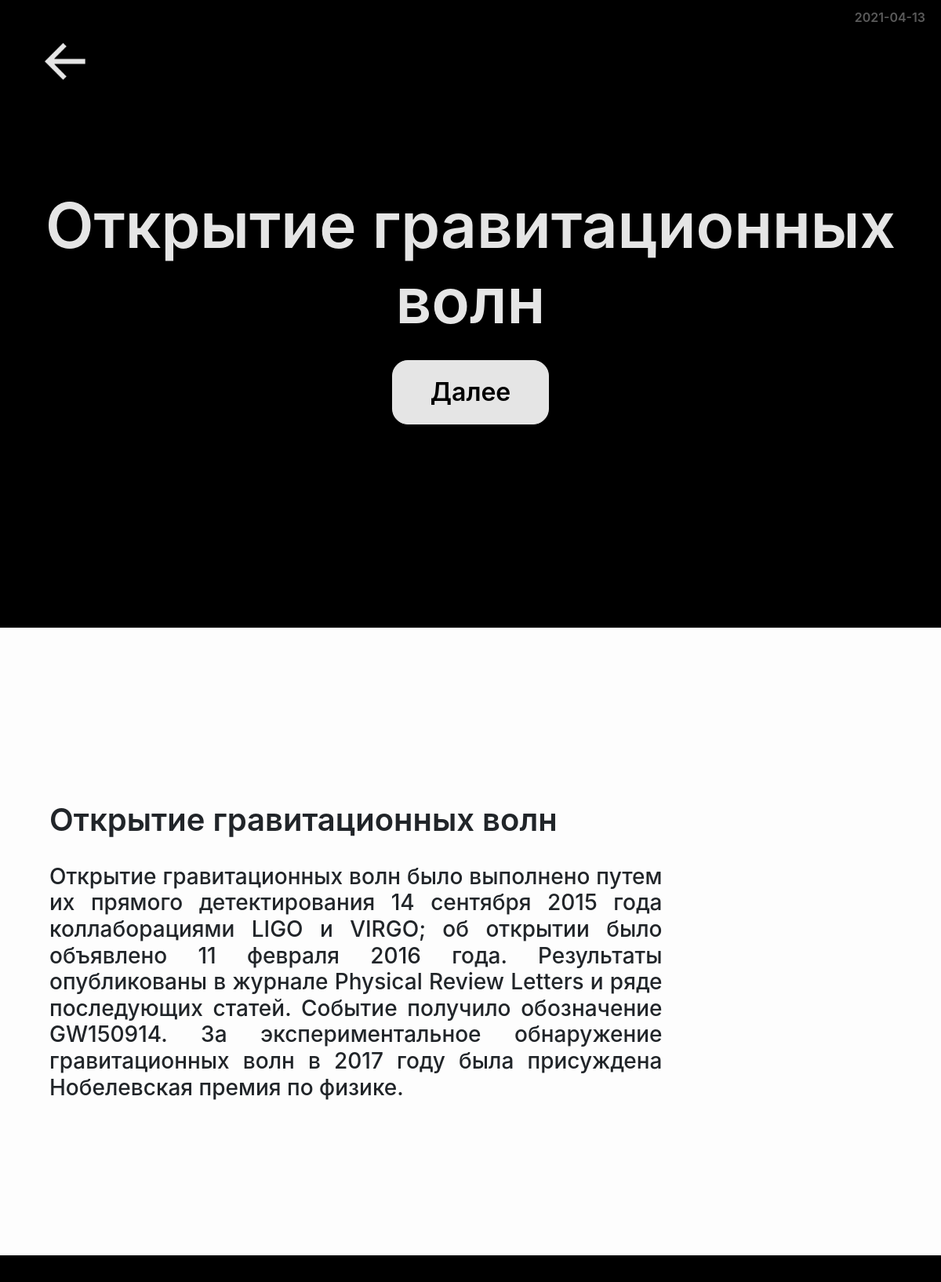
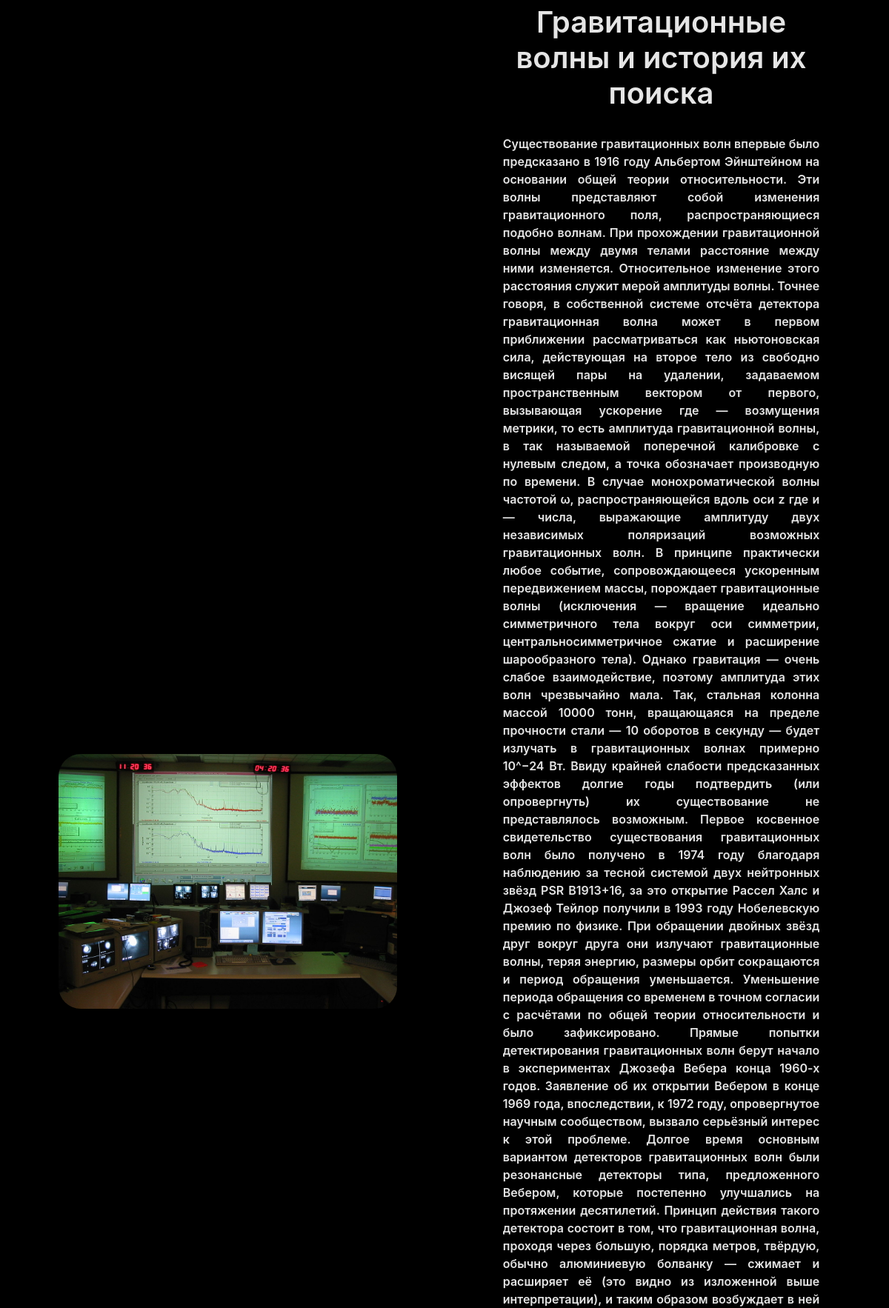
Page /scixxi/public_html/php/articles?articles_id=2 (upper part) on the committed database (2 pictures, top to bottom).
### tables this page shows
CREATE TABLE IF NOT EXISTS `articles` (
  `id` int(11) NOT NULL AUTO_INCREMENT,
  `title` text NOT NULL,
  `h1` text NOT NULL,
  `h2` text NOT NULL,
  `h3` text NOT NULL,
  `p` text NOT NULL,
  `source` text NOT NULL,
  `date` date NOT NULL DEFAULT '2001-01-01',
  `info1` text NOT NULL,
  `info2` text NOT NULL,
  `info3` text NOT NULL,
  `p2` text NOT NULL,
  `p3` text NOT NULL,
  `p4` text NOT NULL,
  `info4` text NOT NULL,
  `pic1` text NOT NULL,
  `pic2` text NOT NULL,
  `mainpic` text NOT NULL,
  PRIMARY KEY (`id`)
);

### scixxi/public_html/php/articles/index.php (the view, shortened to what this page needs)
<?php
$articles_id = (int) $_GET['articles_id'];
$select = mysqli_query($connect, "SELECT * FROM `articles` WHERE `id` = $articles_id");
$fetch = $select->fetch_assoc();
$h1 = $fetch['h1'];
$h2 = $fetch['h2'];
$h3 = $fetch['h3'];
$p  = $fetch['p'];
$date = $fetch['date'];
$info1 = $fetch['info1'];
$pic1 = $fetch['pic1'];
?>
<!DOCTYPE html>
<html lang="en">
<head>
    <link href="../../preloader/preloader.css" rel="stylesheet">
    <link href="../../css/bootstrap.min.css" rel="stylesheet" media="screen">
    <link href="../../css/articless.css" rel="stylesheet" media="screen">
</head>
<body>
<img src="../../img/icons/leftarrow.png" alt="назад" class="snapback_to_previously" onclick="javascript:history.go(-1)">
    <header id="main_head" class="container-fluid text-center">
        <div class="row">
            <h1 class="col-12"><?php echo($h1);?></h1>
            <a href="#heading" id="next">Далее</a>
            <p><?php echo($date);?></p>
        </div>
    </header>
    <section id="heading" class="container-fluid py-2">
        <div class="row">
            <h2 class="col-12 col-lg-9 px-5"><?php echo($h2);?></h2>
            <h3 class="col-12 col-lg-9 px-5"><?php echo($h3);?></h3>
        </div>
    </section>
    <section id="section1" class="container-fluid py-2">
        <div class="row">
            <div class=" d-lg-flex col-lg-5 d-none  align-items-center">
                <img src="../../img/articlesIMG/<?php echo($pic1);?>" alt="Картинка не загрузилась">
            </div>
            <div class="col-12 col-lg-5">
                <h2 class="col-12"><?php echo($p);?></h2>
                <p class="col-12"><?php echo($info1);?></p>
            </div>
        </div>
    </section>
</body>
</html>

### scixxi/public_html/preloader/preloader.css (style rules this page uses)
body { margin: 0; }

### scixxi/public_html/css/articless.css (style rules this page uses)
* { font-weight: 600; user-select: none; text-decoration: none; outline: none; }
a { color: #e5e5e5; transition: 0.4s; }
img { width: 100%; height: fit-content; border-radius: 30px; }
.row { justify-content: space-around; width: 100%; }
header, section { min-height: 100vh; align-items: center; display: flex; flex-wrap: wrap; justify-content: center; background-color: #fdfdfd; }
header, #section1, #section3 { background-color: #000; color: #e5e5e5; }
header div p { color: rgb(90, 90, 90); position: absolute; top: 10px; right: 20px; }
h1 { font-size: 5rem; font-weight: 600; }
#next { color: #000000; padding: 1rem 3rem; font-size: 2rem; background-color: #e5e5e5; border-radius: 20px; margin: 20px 0; display: flex; align-items: center; border: 1px solid #e5e5e5; transition-property: color, background-color; transition-duration: 0.3s; transition-timing-function: ease-in; }
.snapback_to_previously { z-index: 99; opacity: 0.9; position: fixed; left: 30px; top: 30px; width: 100px; height: 100px; cursor: pointer; }
section { position: relative; text-align: justify; }
section h2 { text-align: center; margin-bottom: 2rem; font-weight: 600; font-size: 2.5rem; }
#heading .row { justify-content: start; }
section h2 { text-align: center; margin: 2rem 0; }
@media screen and (min-width: 600px) { #heading h2 { text-align: inherit; } }

### rows in the picture
articles: h1 "Открытие гравитационных волн", date "2021-04-13", h2 "Открытие гравитационных волн", h3 "Открытие гравитационных волн было выполнено путем их прямого детектирования 14 сентября 2015 года коллаборациями LIGO и VIRGO; об открытии было объявлено 11 февраля 2016 года. Результаты опубликованы в журнале Physical Review Letters и ряде последующих статей. Событие получило обозначение GW150914. За экспериментальное обнаружение гравитационных волн в 2017 году была присуждена Нобелевская премия по физике.", pic1 (picture), p "Гравитационные волны и история их поиска"
